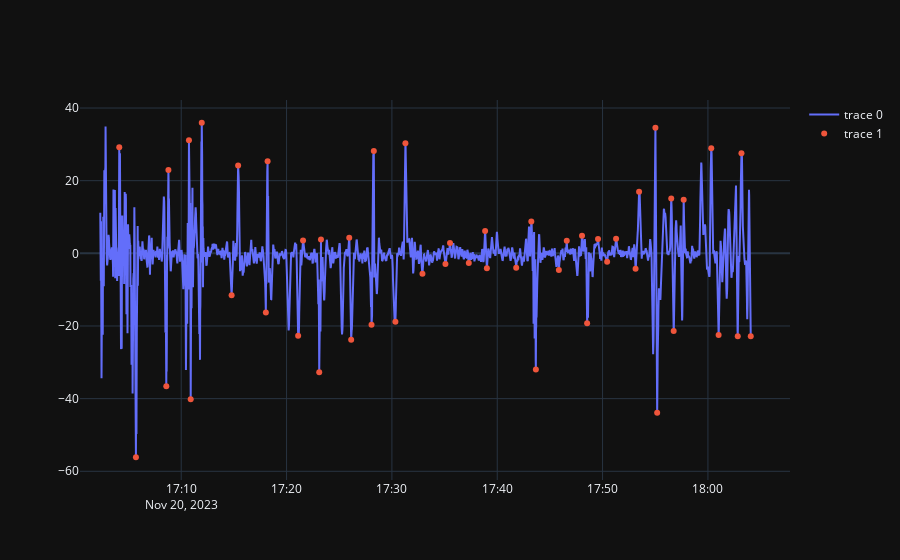

Notebook source saved alongside this figure:
### Code cell
scatter = go.Scatter(
    x=gpx_df['time'],
    y=gpx_df['smoothed_turn_angle'],
    mode='lines',
)

trace2 = go.Scatter(
    x=gpx_df[gpx_df['turn_extrema'] != 0]['time'],
    y=gpx_df[gpx_df['turn_extrema'] != 0]['turn_extrema'],
    mode='markers',
)

fig = go.Figure(data=[scatter, trace2])
fig.show()
